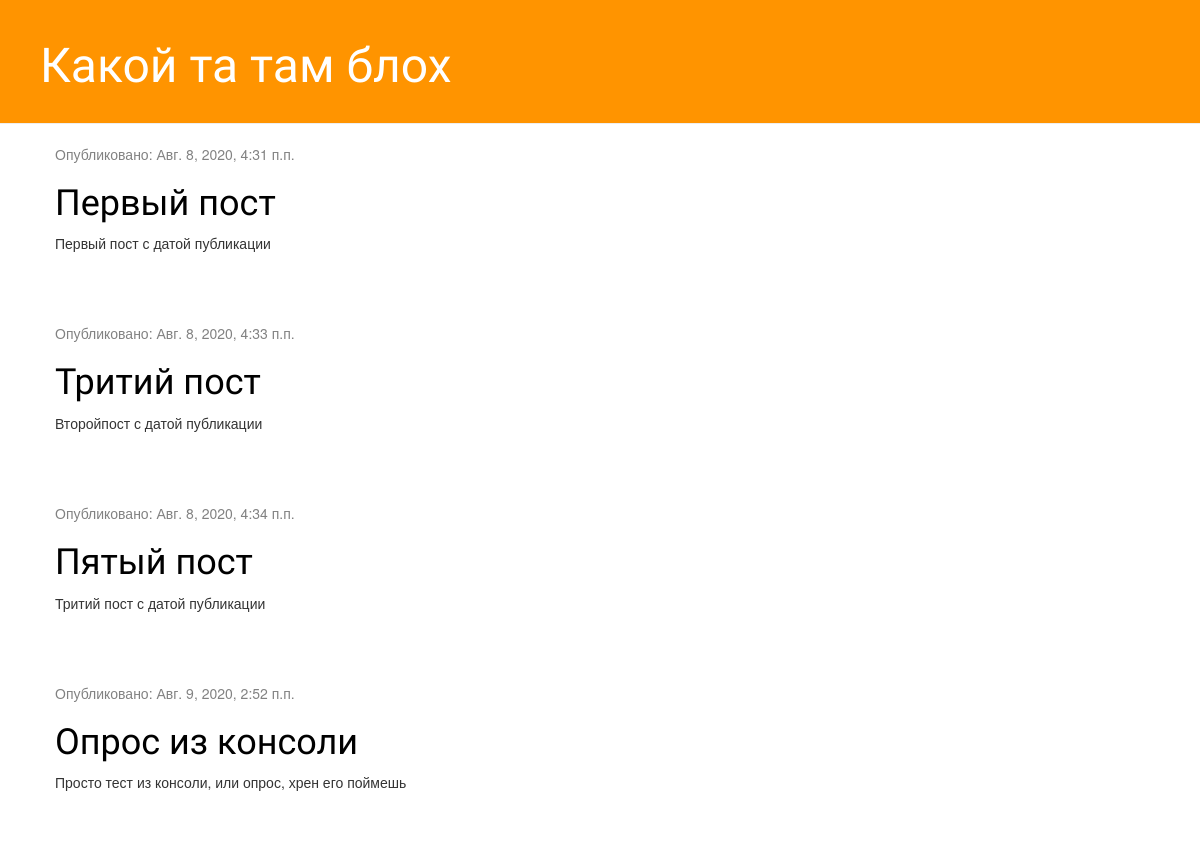
Before: / with the older database file.
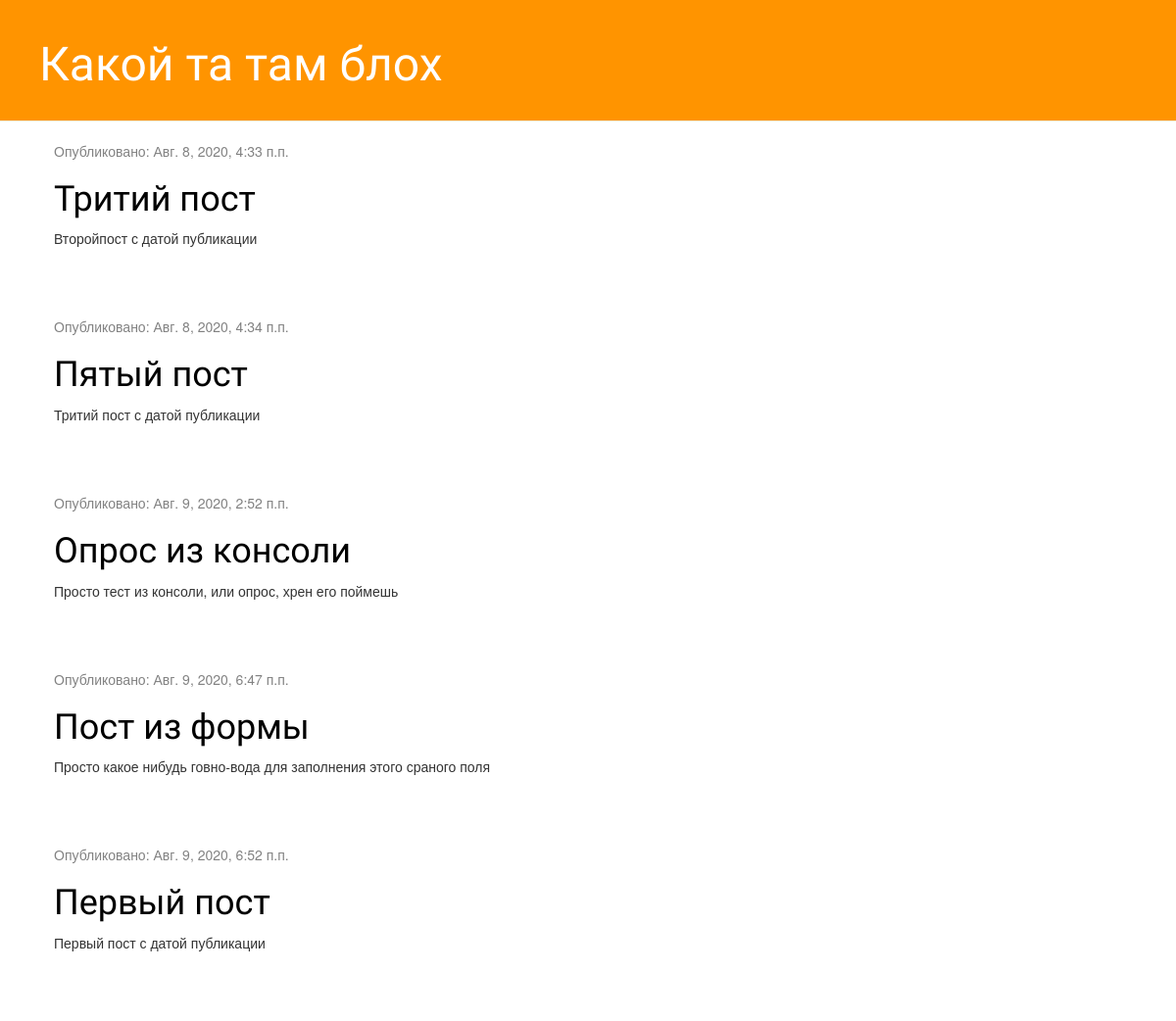
After: the same page with the newer database file.
### blog/models.py (models this page shows, shortened)
class Post(models.Model):
    author = models.ForeignKey(settings.AUTH_USER_MODEL, on_delete=models.CASCADE)
    title = models.CharField(max_length=200)
    text = models.TextField()
    created_date = models.DateTimeField(default=timezone.now)
    published_date = models.DateTimeField(blank=True, null=True)

### blog/views.py (the view)
# urls.py: path('', views.post_list, name='post_list'),
def post_list(request):
    posts = Post.objects.filter(published_date__lte=timezone.now()).order_by('published_date')
    return render(request, 'blog/post_list.html', {'posts': posts})

### blog/templates/blog/post_list.html
{% extends 'blog/base.html' %}
{% block content %}
    {% for post in posts %}
    <div class="post">
        <div class="date">
            <p>Опубликовано: {{ post.published_date }}</p>
        </div>
        <h1><a href="{% url 'post_detail' pk=post.pk %}">{{ post.title }}</a></h1>
        <p>{{ post.text|linebreaksbr }}</p>
    </div>
    {% endfor %}
{% endblock %}

### blog/templates/blog/base.html (shortened to what this page needs)
<!DOCTYPE html>
{% load static %}
<html lang="en">
<head>
    <link rel="stylesheet" href="//maxcdn.bootstrapcdn.com/bootstrap/3.2.0/css/bootstrap.min.css">
    <link rel="stylesheet" href="//maxcdn.bootstrapcdn.com/bootstrap/3.2.0/css/bootstrap-theme.min.css">
    <link rel="stylesheet" href="{% static 'css/blog.css' %}">
</head>
<body>
    <div class="page-header">
        <h1><a href="/">Какой та там блох</a></h1>
    </div>
    <div class="content container">
        <div class="row">
            <div class="col-md-8">
            {% block content %}
            {% endblock %}
            </div>
        </div>
    </div>
</body>
</html>

### blog/static/css/blog.css (style rules this page uses)
.page-header { background-color: #ff9400; margin-top: 0; padding: 20px 20px 20px 40px; }
.page-header h1, .page-header h1 a, .page-header h1 a:visited, .page-header h1 a:active { color: #ffffff; font-size: 36pt; text-decoration: none; }
.content { margin-left: 40px; }
h1, h2, h3, h4 { font-family: 'Lobster', cursive; }
.date { color: #828282; }
.post { margin-bottom: 70px; }
.post h1 a, .post h1 a:visited { color: #000000; }

Changed rows visible on the page:
added Post: published_date "Авг. 9, 2020, 6:47 п.п.", title "Пост из формы", text "Просто какое нибудь говно-вода для заполнения этого сраного поля"
changed Post "Первый пост": published_date "Авг. 8, 2020, 4:31 п.п." → "Авг. 9, 2020, 6:52 п.п."; moves down the list
